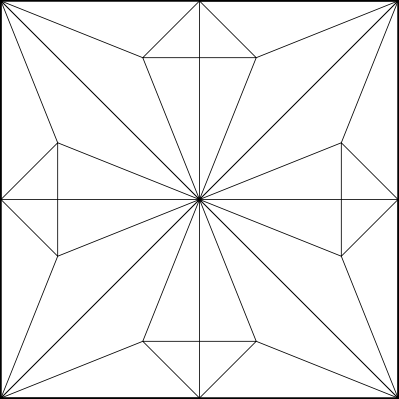
#> input picture segments/frog.png, 399 x 399 px
$ jupyter execute --allow-errors OrigamiExtractor.ipynb
#> lines starting #> are read from the running program, lines starting #| are printed output that depends on the picture
[cell 1]
# Python program to illustrate HoughLine
# method for line detection
import cv2
import numpy as np
from skimage.morphology import skeletonize
from skimage.util import invert


# Reading the required image in
# which operations are to be done.
# Make sure that the image is in the same
# directory in which this python program is
img = cv2.imread('frog.png')
#> img is the input picture: shape (399, 399, 3); min 0, max 255, mean 243.1
img_invert = np.invert(img)
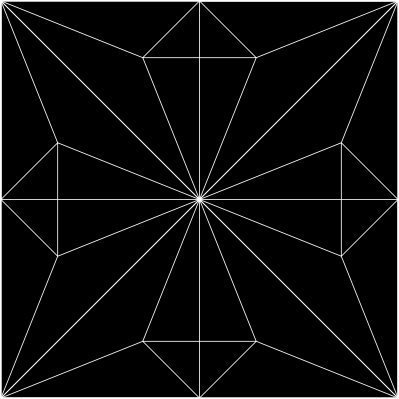
#> img_invert: shape (399, 399, 3); min 0, max 255, mean 11.9

width, height, extra = img.shape
#> width = 399; height = 399; extra = 3


cv2.imwrite('cannylines.jpg', img_invert)

# Convert the img to grayscale
gray = cv2.cvtColor(img,cv2.COLOR_BGR2GRAY)

# Apply edge detection method on the image
edges = cv2.Canny(gray,100,200)
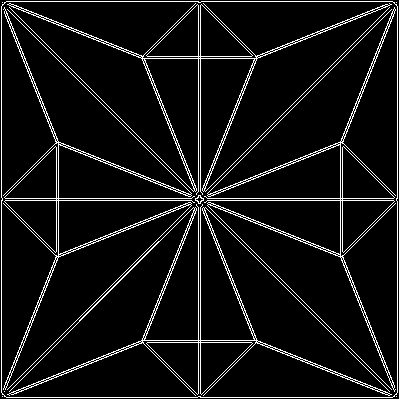
#> edges: shape (399, 399); 7.2% white in thin lines or dots

# This returns an array of r and theta values
lines = cv2.HoughLines(edges,1,np.pi/180,100)
#> lines = 72 rows, first 8: [1, 0], [397, 0], [1, 1.57], [397, 1.57], [198, 0], [200, 0], [198, 1.57], [200, 1.57]


def isEdge(x1,y1,x2,y2,n):
    if(x1-n < 0 or x1+n > width):
        if(y1-n < 0 or y1+n > width):
            return True
    if(x2-n < 0 or x2+n > width):
        if(y2-n < 0 or y2+n > width):
            return True
    return False

# The below for loop runs till r and theta values
# are in the range of the 2d array

#> (the rest of this cell did not finish here and is left out)

$ run again, with segments/cornersdisplay.png copied over segments/frog.png
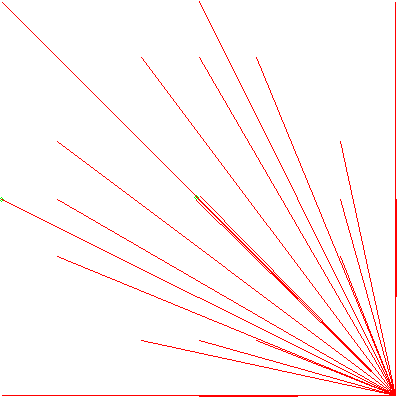
#> input picture segments/cornersdisplay.png, 399 x 399 px
#> img is the input picture: shape (399, 399, 3); mean B, G, R 245.8, 245.9, 255
#> `img_invert = np.invert(img)`:
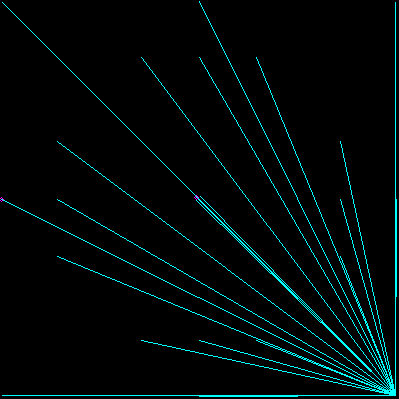
#> img_invert: shape (399, 399, 3); mean B, G, R 9.2, 9.1, 0
#> `edges = cv2.Canny(gray,100,200)`:
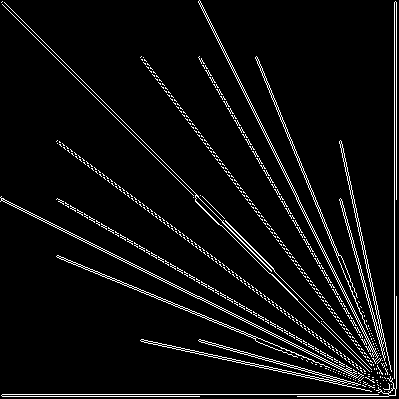
#> edges: shape (399, 399); 5.7% white in thin lines or dots
#> lines = 56 rows, first 8: [394, 0], [394, 1.57], [-1, 2.36], [396, 0], [396, 1.57], [1, 2.36], [145, 2.09], [-145, 2.62]

$ run again, with segments/crane.jpg saved as segments/frog.png
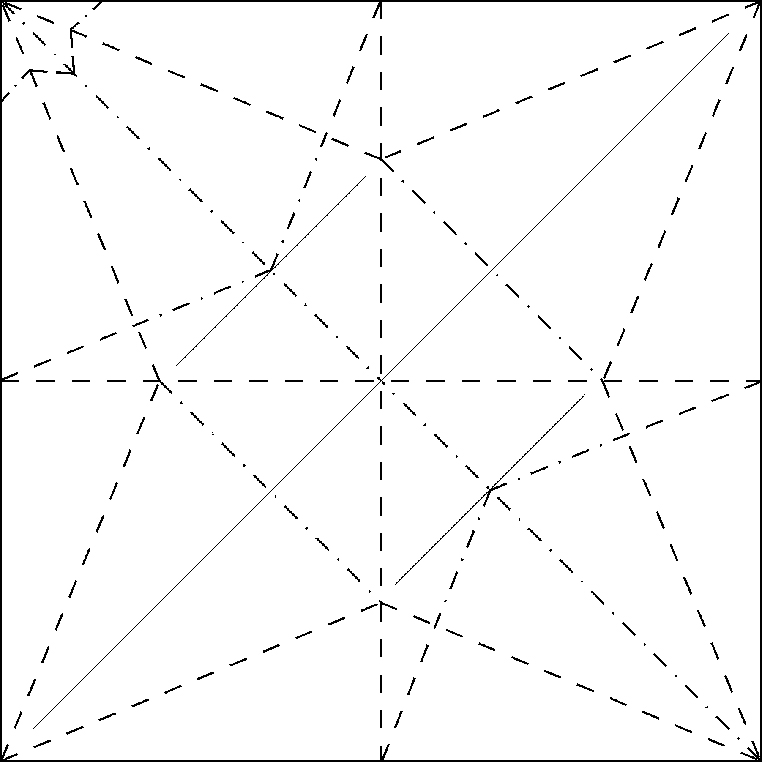
#> input picture segments/crane.jpg, 762 x 762 px
#> img is the input picture: shape (762, 762, 3); min 0, max 255, mean 248.1
#> `img_invert = np.invert(img)`:
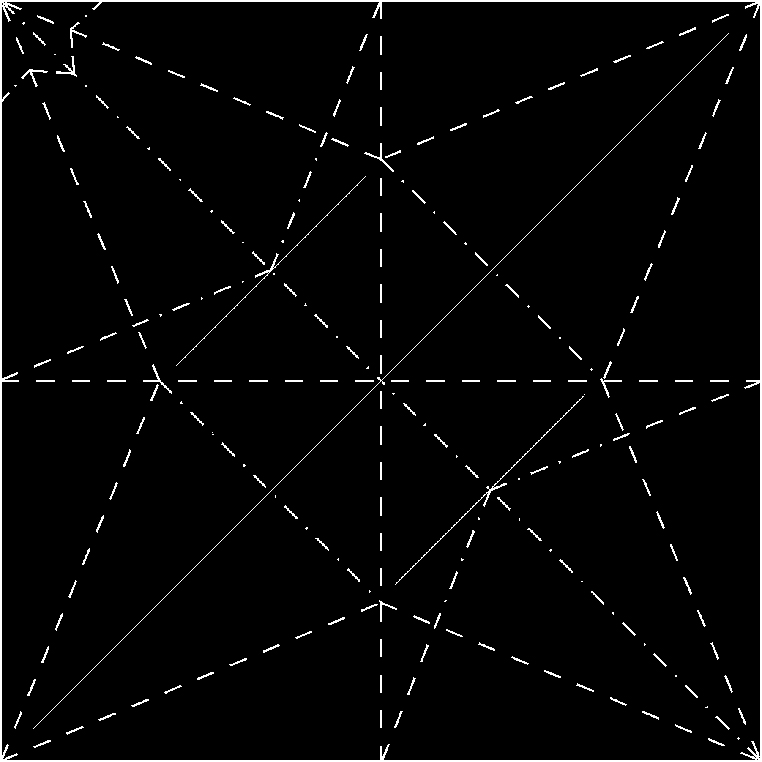
#> img_invert: shape (762, 762, 3); min 0, max 255, mean 6.9
#> `edges = cv2.Canny(gray,100,200)`:
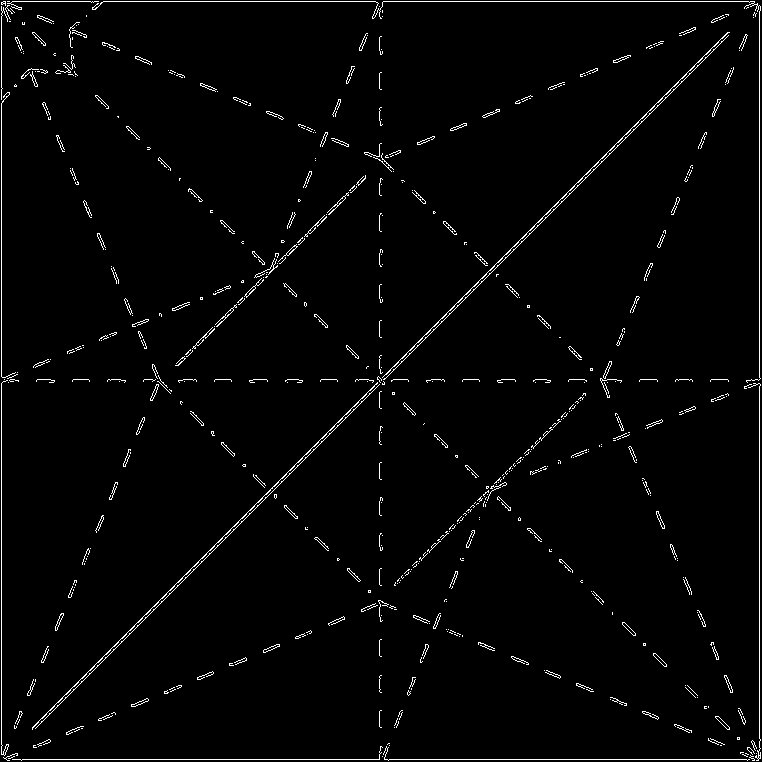
#> edges: shape (762, 762); 2.2% white in thin lines or dots
#> lines = 40 rows, first 8: [537, 0.785], [1, 0], [1, 1.57], [759, 0], [759, 1.57], [540, 0.785], [1, 2.36], [-1, 2.36]
